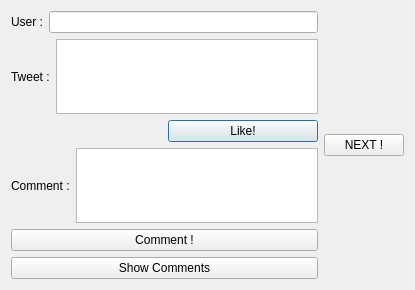
<?xml version="1.0" encoding="UTF-8"?>
<ui version="4.0">
 <class>ShowPost</class>
 <widget class="QDialog" name="ShowPost">
  <property name="geometry">
   <rect>
    <x>0</x>
    <y>0</y>
    <width>415</width>
    <height>290</height>
   </rect>
  </property>
  <property name="windowTitle">
   <string>Dialog</string>
  </property>
  <layout class="QVBoxLayout" name="verticalLayout_3">
   <item>
    <layout class="QHBoxLayout" name="horizontalLayout_5">
     <item>
      <layout class="QVBoxLayout" name="verticalLayout_2">
       <item>
        <layout class="QHBoxLayout" name="horizontalLayout">
         <item>
          <widget class="QLabel" name="label">
           <property name="text">
            <string>User :</string>
           </property>
          </widget>
         </item>
         <item>
          <widget class="QLineEdit" name="lineEdit"/>
         </item>
        </layout>
       </item>
       <item>
        <layout class="QHBoxLayout" name="horizontalLayout_2">
         <item>
          <widget class="QLabel" name="label_2">
           <property name="text">
            <string>Tweet :</string>
           </property>
          </widget>
         </item>
         <item>
          <widget class="QTextEdit" name="textEdit"/>
         </item>
        </layout>
       </item>
       <item>
        <layout class="QHBoxLayout" name="horizontalLayout_3">
         <item>
          <widget class="QLabel" name="label_3">
           <property name="text">
            <string>&lt;blank&gt;</string>
           </property>
          </widget>
         </item>
         <item>
          <widget class="QPushButton" name="pushButton">
           <property name="text">
            <string>Like!</string>
           </property>
          </widget>
         </item>
        </layout>
       </item>
       <item>
        <layout class="QHBoxLayout" name="horizontalLayout_4">
         <item>
          <widget class="QLabel" name="label_4">
           <property name="text">
            <string>Comment :</string>
           </property>
          </widget>
         </item>
         <item>
          <widget class="QTextEdit" name="textEdit_2"/>
         </item>
        </layout>
       </item>
       <item>
        <layout class="QVBoxLayout" name="verticalLayout">
         <item>
          <widget class="QPushButton" name="pushButton_2">
           <property name="text">
            <string>Comment !</string>
           </property>
          </widget>
         </item>
         <item>
          <widget class="QPushButton" name="pushButton_4">
           <property name="text">
            <string>Show Comments</string>
           </property>
          </widget>
         </item>
        </layout>
       </item>
      </layout>
     </item>
     <item>
      <widget class="QPushButton" name="pushButton_3">
       <property name="text">
        <string>NEXT !</string>
       </property>
      </widget>
     </item>
    </layout>
   </item>
  </layout>
 </widget>
 <resources/>
 <connections/>
</ui>
